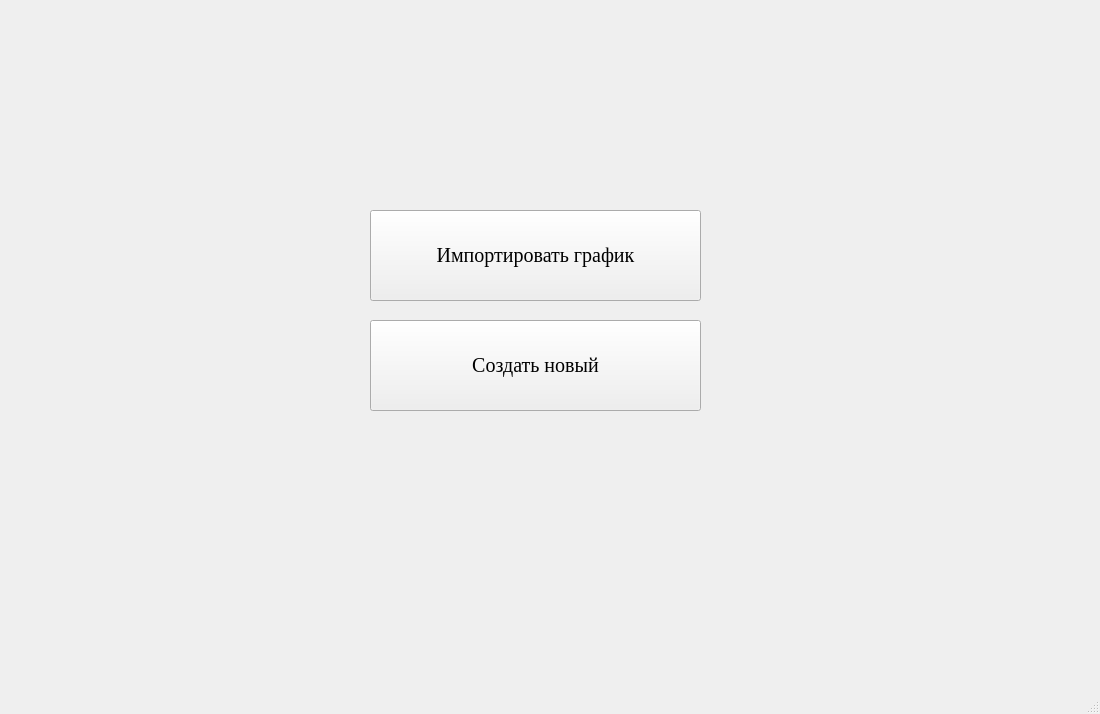
<?xml version="1.0" encoding="UTF-8"?>
<ui version="4.0">
 <class>MainWindow</class>
 <widget class="QMainWindow" name="MainWindow">
  <property name="geometry">
   <rect>
    <x>0</x>
    <y>0</y>
    <width>1100</width>
    <height>714</height>
   </rect>
  </property>
  <property name="windowTitle">
   <string>MainWindow</string>
  </property>
  <widget class="QWidget" name="centralwidget">
   <widget class="QPushButton" name="pushButton">
    <property name="geometry">
     <rect>
      <x>370</x>
      <y>210</y>
      <width>331</width>
      <height>91</height>
     </rect>
    </property>
    <property name="font">
     <font>
      <family>Times New Roman</family>
      <pointsize>15</pointsize>
     </font>
    </property>
    <property name="text">
     <string>Импортировать график</string>
    </property>
   </widget>
   <widget class="QPushButton" name="pushButton_2">
    <property name="geometry">
     <rect>
      <x>370</x>
      <y>320</y>
      <width>331</width>
      <height>91</height>
     </rect>
    </property>
    <property name="font">
     <font>
      <family>Times New Roman</family>
      <pointsize>15</pointsize>
     </font>
    </property>
    <property name="text">
     <string>Создать новый</string>
    </property>
   </widget>
  </widget>
  <widget class="QMenuBar" name="menubar">
   <property name="geometry">
    <rect>
     <x>0</x>
     <y>0</y>
     <width>1100</width>
     <height>21</height>
    </rect>
   </property>
  </widget>
  <widget class="QStatusBar" name="statusbar"/>
 </widget>
 <resources/>
 <connections/>
</ui>
